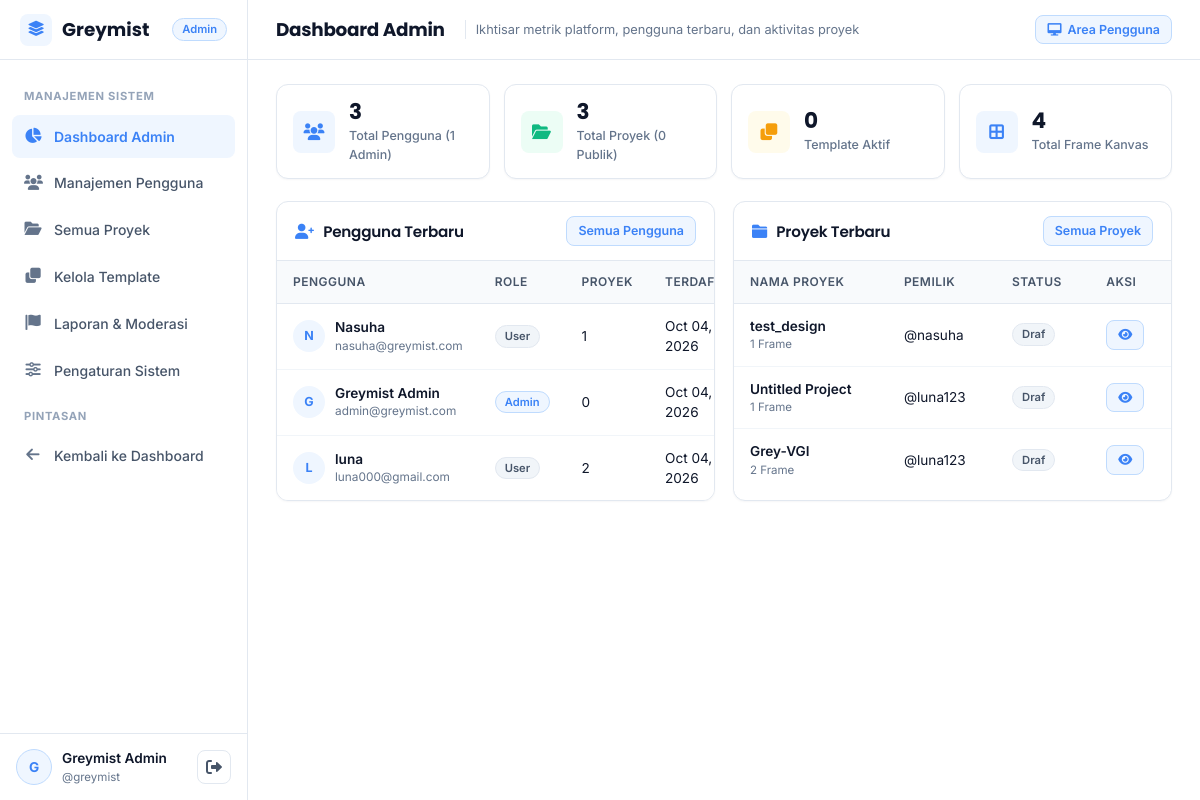
The page /index.php?page=admin_dashboard (signed in) on the database its author committed.
### tables this page shows
CREATE TABLE `gm_users` (
  `user_id` int NOT NULL,
  `nickname` varchar(100) DEFAULT NULL,
  `username` varchar(100) NOT NULL,
  `password` varchar(255) NOT NULL,
  `phone` varchar(20) DEFAULT NULL,
  `email` varchar(150) DEFAULT NULL,
  `profile` varchar(255) DEFAULT NULL,
  `is_admin` tinyint(1) DEFAULT '0',
  `created_at` timestamp NOT NULL DEFAULT CURRENT_TIMESTAMP,
  `last_login` timestamp NULL DEFAULT NULL
);

CREATE TABLE `gm_projects` (
  `project_id` int NOT NULL,
  `user_id` int NOT NULL,
  `project_name` varchar(150) NOT NULL,
  `thumbnail` longblob,
  `thumbnail_updated_at` timestamp NULL DEFAULT NULL,
  `created_at` timestamp NOT NULL DEFAULT CURRENT_TIMESTAMP,
  `project_status` enum('unpublished','published') DEFAULT 'unpublished',
  `is_template` tinyint(1) DEFAULT '0',
  `color_tokens` longtext,
  `bg_color_settings` longtext,
  `is_deleted` tinyint(1) DEFAULT '0'
);

### views/pages/admin_dashboard.php (the view, shortened to what the rows shown need)
<?php
$active_page   = 'admin_dashboard';
$is_admin_view = true;
require ROOT_PATH . '/views/layouts/header.php';
?>
<section class="stats-grid">
    <div class="stat-card">
        <div class="stat-icon"><i class="fas fa-users"></i></div>
        <div class="stat-info">
            <div class="stat-value"><?= (int)($platform_stats['total_users'] ?? 0) ?></div>
            <div class="stat-label">Total Pengguna (<?= (int)($platform_stats['total_admins'] ?? 0) ?> Admin)</div>
        </div>
    </div>
    <div class="stat-card">
        <div class="stat-icon green"><i class="fas fa-folder-open"></i></div>
        <div class="stat-info">
            <div class="stat-value"><?= (int)($platform_stats['total_projects'] ?? 0) ?></div>
            <div class="stat-label">Total Proyek (<?= (int)($platform_stats['published_count'] ?? 0) ?> Publik)</div>
        </div>
    </div>
    <div class="stat-card">
        <div class="stat-icon amber"><i class="fas fa-clone"></i></div>
        <div class="stat-info">
            <div class="stat-value"><?= (int)($platform_stats['template_count'] ?? 0) ?></div>
            <div class="stat-label">Template Aktif</div>
        </div>
    </div>
    <div class="stat-card">
        <div class="stat-icon"><i class="fas fa-border-all"></i></div>
        <div class="stat-info">
            <div class="stat-value"><?= (int)($platform_stats['total_frames'] ?? 0) ?></div>
            <div class="stat-label">Total Frame Kanvas</div>
        </div>
    </div>
</section>
<div class="admin-two-col">
    <section class="panel-card" style="padding: 0; overflow: hidden;">
        <div style="padding: 14px 18px; border-bottom: 1px solid var(--border-color); display: flex; justify-content: space-between; align-items: center;">
            <h3 style="font-size: 0.95rem;"><i class="fas fa-user-plus" style="color: var(--btn-blue); margin-right: 6px;"></i> Pengguna Terbaru</h3>
            <a href="<?= e(route_url('admin_users')) ?>" class="btn btn-soft-blue btn-sm">Semua Pengguna</a>
        </div>
        <div class="table-container" style="border: none; border-radius: 0;">
            <table class="data-table">
                <thead>
                    <tr>
                        <th>Pengguna</th>
                        <th>Role</th>
                        <th>Proyek</th>
                        <th>Terdaftar</th>
                    </tr>
                </thead>
                <tbody>
                    <?php foreach ($recent_users as $u): ?>
                        <tr>
                            <td>
                                <div class="user-cell">
                                    <div class="user-cell-avatar"><?= e(strtoupper(substr($u['username'], 0, 1))) ?></div>
                                    <div>
                                        <div style="font-weight: 600;"><?= e($u['nickname'] ?: $u['username']) ?></div>
                                        <div style="font-size: 0.74rem; color: var(--text-muted);"><?= e($u['email']) ?></div>
                                    </div>
                                </div>
                            </td>
                            <td>
                                <?php if ((int)$u['is_admin'] === 1): ?>
                                    <span class="badge badge-blue">Admin</span>
                                <?php else: ?>
                                    <span class="badge badge-muted">User</span>
                                <?php endif; ?>
                            </td>
                            <td><?= (int)($u['project_count'] ?? 0) ?></td>
                            <td><?= e(format_date($u['created_at'])) ?></td>
                        </tr>
                    <?php endforeach; ?>
                </tbody>
            </table>
        </div>
    </section>
    <section class="panel-card" style="padding: 0; overflow: hidden;">
        <div style="padding: 14px 18px; border-bottom: 1px solid var(--border-color); display: flex; justify-content: space-between; align-items: center;">
            <h3 style="font-size: 0.95rem;"><i class="fas fa-folder" style="color: var(--btn-blue); margin-right: 6px;"></i> Proyek Terbaru</h3>
            <a href="<?= e(route_url('admin_projects')) ?>" class="btn btn-soft-blue btn-sm">Semua Proyek</a>
        </div>
        <div class="table-container" style="border: none; border-radius: 0;">
            <table class="data-table">
                <thead>
                    <tr>
                        <th>Nama Proyek</th>
                        <th>Pemilik</th>
                        <th>Status</th>
                        <th>Aksi</th>
                    </tr>
                </thead>
                <tbody>
                    <?php foreach ($recent_projects as $p): ?>
                        <tr>
                            <td>
                                <div style="font-weight: 600;"><?= e($p['project_name']) ?></div>
                                <div style="font-size: 0.72rem; color: var(--text-muted);"><?= (int)($p['frame_count'] ?? 0) ?> Frame</div>
                            </td>
                            <td>@<?= e($p['username'] ?? 'unknown') ?></td>
                            <td>
                                <?php if ($p['project_status'] === 'published'): ?>
                                    <span class="badge badge-published">Publik</span>
                                <?php else: ?>
                                    <span class="badge badge-draft">Draf</span>
                                <?php endif; ?>
                            </td>
                            <td>
                                <a href="<?= e(route_url('admin_preview_project', ['id' => $p['project_id']])) ?>" class="btn btn-soft-blue btn-sm">
                                    <i class="fas fa-eye"></i>
                                </a>
                            </td>
                        </tr>
                    <?php endforeach; ?>
                </tbody>
            </table>
        </div>
    </section>
</div>
<?php require ROOT_PATH . '/views/layouts/footer.php'; ?>

### views/layouts/sidebar.php (shortened to what the rows shown need)
<?php
$active_page   = $active_page ?? 'dashboard';
$is_admin_view = $is_admin_view ?? false;
$display_name  = $current_user['nickname'] ?: ($current_user['username'] ?? 'User');
$initial       = strtoupper(substr($display_name, 0, 1));
$avatar_url    = !empty($current_user['profile']) ? upload_url($current_user['profile']) : '';
?>
<aside class="app-sidebar" id="appSidebar">
    <div class="sidebar-brand">
        <a href="<?= e(route_url($is_admin_view ? 'admin_dashboard' : 'dashboard')) ?>" class="sidebar-brand-link">
            <span class="sidebar-brand-icon">
                <i class="fas fa-layer-group"></i>
            </span>
            <span><?= e($site_settings['site_name'] ?? 'Greymist') ?></span>
        </a>
        <?php if ($is_admin_view): ?>
            <span class="badge badge-blue">Admin</span>
        <?php endif; ?>
    </div>
    <nav class="sidebar-nav">
        <?php if ($is_admin_view): ?>
            <div class="sidebar-section-label">Manajemen Sistem</div>
            <a href="<?= e(route_url('admin_dashboard')) ?>" class="sidebar-link <?= $active_page === 'admin_dashboard' ? 'active' : '' ?>">
                <i class="fas fa-chart-pie"></i>
                <span>Dashboard Admin</span>
            </a>
            <a href="<?= e(route_url('admin_users')) ?>" class="sidebar-link <?= $active_page === 'admin_users' ? 'active' : '' ?>">
                <i class="fas fa-users"></i>
                <span>Manajemen Pengguna</span>
            </a>
            <a href="<?= e(route_url('admin_projects')) ?>" class="sidebar-link <?= $active_page === 'admin_projects' ? 'active' : '' ?>">
                <i class="fas fa-folder-open"></i>
                <span>Semua Proyek</span>
            </a>
            <a href="<?= e(route_url('admin_templates')) ?>" class="sidebar-link <?= $active_page === 'admin_templates' ? 'active' : '' ?>">
                <i class="fas fa-clone"></i>
                <span>Kelola Template</span>
            </a>
            <a href="<?= e(route_url('admin_reports')) ?>" class="sidebar-link <?= $active_page === 'admin_reports' ? 'active' : '' ?>">
                <i class="fas fa-flag"></i>
                <span>Laporan & Moderasi</span>
            </a>
            <a href="<?= e(route_url('admin_settings')) ?>" class="sidebar-link <?= $active_page === 'admin_settings' ? 'active' : '' ?>">
                <i class="fas fa-sliders-h"></i>
                <span>Pengaturan Sistem</span>
            </a>
            <div class="sidebar-section-label">Pintasan</div>
            <a href="<?= e(route_url('dashboard')) ?>" class="sidebar-link">
                <i class="fas fa-arrow-left"></i>
                <span>Kembali ke Dashboard</span>
            </a>
        <?php endif; ?>
    </nav>
    <div class="sidebar-footer">
        <div class="sidebar-user-card">
            <a href="<?= e(route_url('profile')) ?>" class="sidebar-user-info">
                <div class="sidebar-avatar">
                    <?php if ($avatar_url !== ''): ?>
                        <img src="<?= e($avatar_url) ?>" alt="<?= e($display_name) ?>">
                    <?php else: ?>
                        <span><?= e($initial) ?></span>
                    <?php endif; ?>
                </div>
                <div class="sidebar-user-meta">
                    <div class="sidebar-user-name"><?= e($display_name) ?></div>
                    <div class="sidebar-user-role">@<?= e($current_user['username'] ?? 'user') ?></div>
                </div>
            </a>
            <a href="<?= e(action_url($is_admin_view ? 'admin_logout' : 'logout')) ?>" class="btn-icon danger" title="Keluar Sesi">
                <i class="fas fa-sign-out-alt"></i>
            </a>
        </div>
    </div>
</aside>

### rows shown on the page
gm_users: nickname "G", nickname "Greymist Admin", username "greymist", username "G", email "admin@greymist.com", is_admin "Admin", project_count "0", created_at "Oct 04, 2026"
gm_users: username "N", nickname "Nasuha", email "nasuha@greymist.com", is_admin "User", project_count "1", created_at "Oct 04, 2026"
gm_users: username "L", nickname "luna", email "luna000@gmail.com", is_admin "User", project_count "2", created_at "Oct 04, 2026"
gm_projects: project_name "test_design", frame_count "1", user.username "nasuha", project_status "Draf"
gm_projects: project_name "Untitled Project", frame_count "1", user.username "luna123", project_status "Draf"
gm_projects: project_name "Grey-VGI", frame_count "2", user.username "luna123", project_status "Draf"

### other values the page prints
$site_settings['site_name'] "Greymist"
$page_title "Dashboard Admin"
$page_subtitle "Ikhtisar metrik platform, pengguna terbaru, dan aktivitas proyek"
$platform_stats['total_users'] "3"
$platform_stats['total_admins'] "1"
$platform_stats['total_projects'] "3"
$platform_stats['published_count'] "0"
$platform_stats['template_count'] "0"
$platform_stats['total_frames'] "4"
